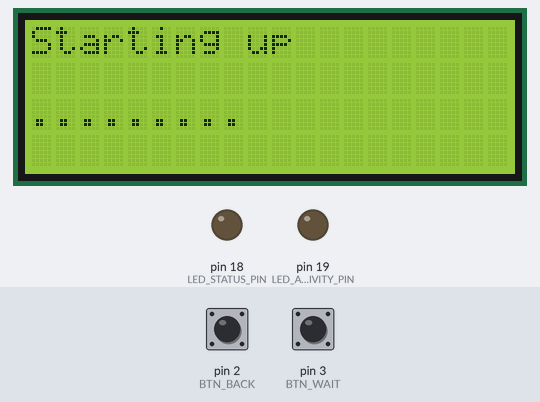
Recording of a sketch running on a simulated Arduino Uno, built with avr-gcc and run on an emulated ATmega328P. Parts: 20×4 character LCD, output pins drawn as LEDs (lit = HIGH). Inputs (shaded band) come from the test bench; at power-on: pin 2 (BTN_BACK) LOW, pin 3 (BTN_WAIT) HIGH.

Above: at 1.0 s.
At 6.2 s:
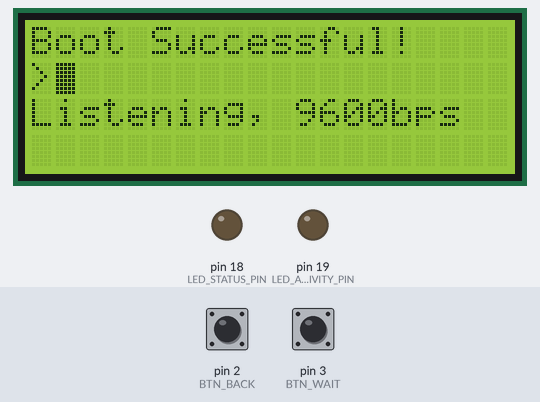
6.3 s: pin 2 (BTN_BACK) pulled HIGH for 3.2 s
At 9.8 s:
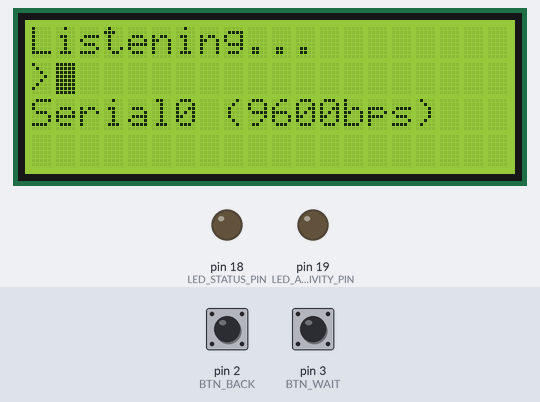
11.0 s: pin 3 (BTN_WAIT) pulled LOW for 0.15 s
At 12.3 s:
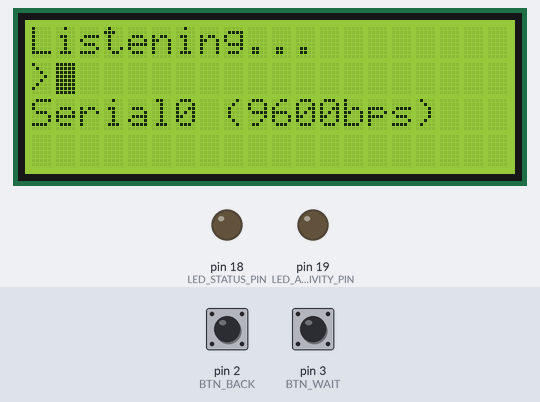
12.6 s: pin 3 (BTN_WAIT) pulled LOW for 3.2 s
At 13.0 s:
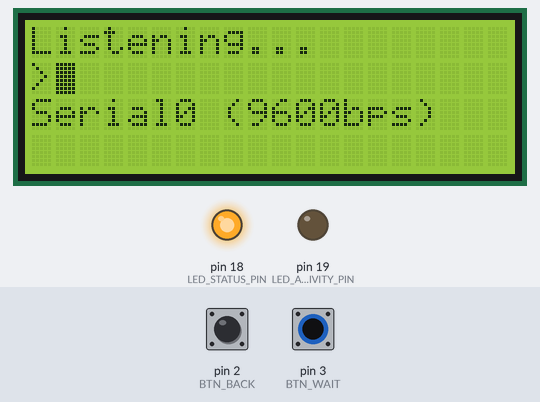
Timing chart, 0 to 17.3 s (numbered marks = the images above; inputs shaded):
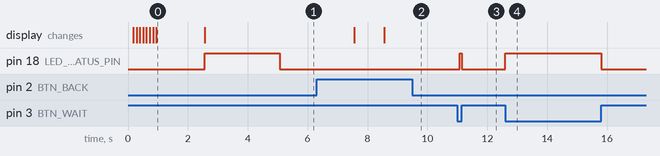

Measured:
- after the input at 6.3 s, the display: first changes after 1.3 s (image 2 shows a later state)
- after the input at 11.0 s, pin 18 (LED_STATUS_PIN): LOW → HIGH after 0.08 s, → LOW 0.08 s later
- after the input at 12.6 s, pin 18 (LED_STATUS_PIN): LOW → HIGH at once, → LOW 3.2 s later
- what the display in image 0 shows lasts 1.7 s, from 0.9 s to 2.6 s

The sketch:

debug_tether.ino
```cpp
#include <LiquidCrystal.h>

#define LED_ACTIVITY_PIN 19
#define LED_STATUS_PIN 18
#define BTN_WAIT 3
#define BTN_BACK 2
#define BTN_PRESSHOLD_DUR 1250
#define ON 1
#define OFF 0

int STS_LED_curState = LOW; // Current LED state (default startup state)
long STS_LED_prevBlink = 0; // The last time the LED was updated (blinked)
long STS_LED_blinkInterval = 1000; // The ammount of time (in milliseconds) between blinks
int STS_LED_doBlink = 0; // <1 == Don't blink, >0 == Blink

//LiquidCrystal lcd(13, 12, 11, 10, 9, 8, 7, 6, 5, 4);
LiquidCrystal lcd(12, 13, 7, 6, 5, 4);

//boolean isLCDMainMenu = false;
boolean MonitorSerial = true;
int lastWaitButton_state = LOW; // The button's previous state, the last state the button was seen with/given
int lastBackButton_state = LOW; // The button's previous state, the last state the button was seen with/given
int BTN_Wait_Prev = 0;
int BTN_Back_Prev = 0;
int Buttons_Pressed_Time = 0; //Time (in milliseconds) when both buttons were pressed together
//int menuItemSelected = 0;
//int menuItemsCount = 2;
char lastSData[255];
boolean isWait = false;

void setup() {
  lcd.begin(20, 4);
  lcd.clear();
  lcd.print("Starting up");
  for(int i=0;i<9;i++) {
    lcd.setCursor(i,2);
    lcd.print(".");
    delay(110);
  }
  delay(1500);

  //Start main serial port
  Serial.begin(9600);

  //Digital Pin Definitions
  pinMode(LED_ACTIVITY_PIN, OUTPUT);
  pinMode(LED_STATUS_PIN, OUTPUT);
  pinMode(BTN_WAIT, INPUT);
  pinMode(BTN_BACK, INPUT);

  digitalWrite(LED_STATUS_PIN, HIGH);

  lcd.clear();
  lcd.print("Boot Successful!");
  lcd.setCursor(0,2);
  lcd.print("Listening, 9600bps");
  lcd.setCursor(0,1);
  lcd.cursor();
  lcd.blink();
  lcd.print(">");
  lcd.setCursor(1,1);
  delay(2500);
}

void loop() {

  int WaitButton_state = digitalRead(BTN_WAIT);
  int BackButton_state = digitalRead(BTN_BACK);
  if(WaitButton_state == LOW || BackButton_state == LOW) {
    Buttons_Pressed_Time = 0;
  }
  if(WaitButton_state == HIGH && BackButton_state == HIGH) {
    if(Buttons_Pressed_Time == 0) {
      Buttons_Pressed_Time = millis();
    }
    if(millis() - Buttons_Pressed_Time > BTN_PRESSHOLD_DUR) {
      lcd.clear();
      lcd.print("Simul. press clear!");
      delay(1000);
      lcd.clear();
      lcd.setCursor(0,0);
      lcd.print("Listening...");
      lcd.setCursor(0,1);
      lcd.print(">");
      lcd.setCursor(0,2);
      lcd.print("Serial0 (9600bps)");
      lcd.setCursor(1,1);
      delay(2500);
      //isLCDMainMenu = false;
      MonitorSerial = true;
    }
  } else {
    if(BackButton_state != lastBackButton_state) {
      if(BackButton_state == HIGH) {
        //menuItemSelected++;
        //if(menuItemSelected > menuItemsCount - 1) { menuItemSelected = 0; }
        //showMainMenu();
      }
      else {
        //isLCDMainMenu = false;
        MonitorSerial = true;
      }
    }
    if(WaitButton_state != lastWaitButton_state) {
      if(WaitButton_state == HIGH) {
         STS_LED_Blink(ON, 850);
         MonitorSerial = false;
         isWait = true;
       } else {
         STS_LED_Blink(OFF, 0);
         STS_LED(ON);
         isWait = false;
         MonitorSerial = true;
       }
      }
    lastWaitButton_state = WaitButton_state;
    lastBackButton_state = BackButton_state;
  }

  //------------------------------------------------
  //MonitorSerial = false; //FIXME: FOR DEBUGGING //REMOVE THIS LINE!!!!!   <<<-----------------------------------------------------
  //------------------------------------------------

  if(MonitorSerial) {
    if(!Serial.available()) {
      delay(15);
      return;
    }
    static char pos[80] =
    {
      0, 1, 2, 3, 4, 5, 6, 7, 8, 9, 10, 11, 12, 13, 14, 15, 16, 17, 18, 19,
      40, 41, 42, 43, 44, 45, 46, 47, 48, 49, 50, 51, 52, 53, 54, 55, 56, 57, 58, 59,
      20, 21, 22, 23, 24, 25, 26, 27, 28, 29, 30, 31, 32, 33, 34, 35, 36, 37, 38, 39,
      60, 61, 62, 63, 64, 65, 66, 67, 68, 69, 70, 71, 72, 73, 74, 75, 76, 77, 78, 79,
    };

    char buffer[81], *ptr = buffer, chr, chr2, flag = 0;
    int cur = 0, useable = 0;
    memset(buffer, ' ', sizeof(buffer));
    buffer[80] = '\0';

    delay(75);                    // wait for all chars to be in (80 chars at 57600)

    while(Serial.available() > 0)  // for every character available:
    {
      chr = Serial.read();         // fetch next

      if(cur == 0 && useable == 0) {
         chr2 = Serial.read();
         if((char)chr == '$' && (char)chr2 == '>') {
           useable = 1;
           cur = 0;
           continue;
         }
      }

      if(chr == '\n')              // simulate carriage returns
      {
        if(! flag)                  // ignore fake carriage returns
        {
          if(cur<20) cur=20;       // from 1st to 2nd line
          else if(cur<40) cur=40;  // from 2nd to 3rd line
          else if(cur<60) cur=60;  // from 3rd to 4th line
        }
      }
      flag = 0;

      if(chr<' ' || cur>79)        // skip non-printable chars
        continue;                  // and out-of-area chars

      buffer[pos[cur++]] = chr;       // store character
      if(!(cur % 20)) flag = 1;     // remember "end of line" condition
    }

    if(useable == 1) {
      lcd.clear();
      lcd.print(buffer);                // output the formatted screenshot
    }
    Serial.print(buffer);             // serial debug output
    Serial.print("\r\n\n");
  }
}


/*
    lcd.noAutoscroll();
 if (Serial.available()) {
 // wait a bit for the entire message to arrive
 delay(100);
 lcd.clear(); //else { lastSData[255] = chr[""]; }
 // read all the available characters
 int i = 0;
 while (Serial.available() > 0) {
 // display each character to the LCD
 SerialActive(true);
 lcd.write(Serial.read());
 delay(5);
 SerialActive(false);
 i++;
 }
 }
 } else {
 lcd.noAutoscroll();
 // set the cursor to (0,0):
 lcd.setCursor(0, 0);
 // print from 0 to 34:
 for (int thisChar = 0; thisChar < 44; thisChar++) {
 lcd.print(thisChar);
 delay(200);
 }

 // set the cursor to (20,1):
 lcd.setCursor(0,3);
 // set the display to automatically scroll:
 //lcd.autoscroll();
 // print from 0 to 13:
 for (int thisChar = 0; thisChar < 50; thisChar++) {
 lcd.print(thisChar);
 delay(200);
 }
 delay(1500);
 // turn off automatic scrolling

 // clear screen for the next loop:
 lcd.clear();
 delay(100);
 }
 */


/*
void showMainMenu() {

 lcd.clear();
 if(isLCDMainMenu = false) { menuItemSelected = 0; }
 isLCDMainMenu = true;
 MonitorSerial = false;
 if(menuItemSelected == 0) { lcd.print(">"); } else { lcd.print(" "); }
 lcd.print(" Previous Data");
 lcd.setCursor(0, 1);
 if(menuItemSelected == 1) { lcd.print(">"); } else { lcd.print(" "); }
 lcd.print(" Exit Menu");
 }
 */

void SerialActive(boolean a) {
  if(a) {
    digitalWrite(LED_ACTIVITY_PIN, HIGH);
  }
  else {
    digitalWrite(LED_ACTIVITY_PIN, LOW);
  }
}

void LEDBlinker() {
  unsigned long curTime = millis(); // Get the current time in Milliseconds
  // Check/Blink the StatusLED
  if(STS_LED_doBlink > 0) {
    if(curTime - STS_LED_prevBlink > STS_LED_blinkInterval) {
      STS_LED_prevBlink = curTime;
      if (STS_LED_curState == LOW)
        STS_LED(STS_LED_doBlink);
      else
        STS_LED(OFF);
    }
  }
}

void STS_LED_Blink(int doBlink, long blinkInterval) { // (0 = NoBlink/1 = Blink, 0 = Default/DisableOnly)
  STS_LED(OFF); // Set LED to the default state
  STS_LED_doBlink = doBlink; // Set the global variable(s)
  STS_LED_prevBlink = 0; // "

  // Validate and set the blink interval
  if(blinkInterval > 100 && blinkInterval < 10000)
    STS_LED_blinkInterval = blinkInterval;
  else if(blinkInterval > 0)
    STS_LED_blinkInterval = 850;
}

void STS_LED(int state) {
  if(state == ON) {
    digitalWrite(LED_STATUS_PIN, HIGH);
  } else {
    digitalWrite(LED_STATUS_PIN, LOW);
  }
  STS_LED_curState = state;
}
```
